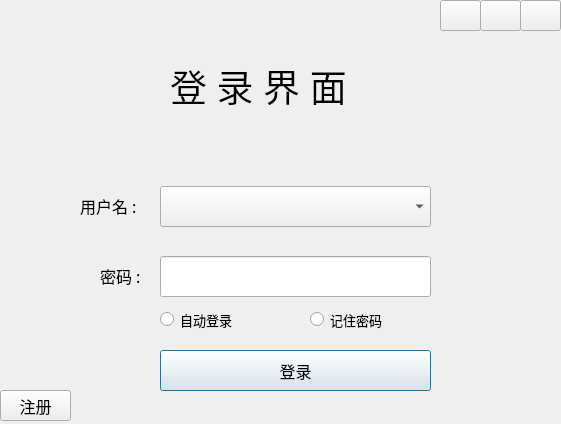
<?xml version="1.0" encoding="UTF-8"?>
<ui version="4.0">
 <class>Dialog</class>
 <widget class="QDialog" name="Dialog">
  <property name="geometry">
   <rect>
    <x>0</x>
    <y>0</y>
    <width>561</width>
    <height>424</height>
   </rect>
  </property>
  <property name="font">
   <font>
    <family>微软雅黑</family>
    <pointsize>12</pointsize>
   </font>
  </property>
  <property name="windowTitle">
   <string>Dialog</string>
  </property>
  <widget class="QLabel" name="label">
   <property name="geometry">
    <rect>
     <x>0</x>
     <y>0</y>
     <width>561</width>
     <height>161</height>
    </rect>
   </property>
   <property name="text">
    <string/>
   </property>
  </widget>
  <widget class="QPushButton" name="Login_in">
   <property name="geometry">
    <rect>
     <x>160</x>
     <y>350</y>
     <width>271</width>
     <height>41</height>
    </rect>
   </property>
   <property name="text">
    <string>登录</string>
   </property>
  </widget>
  <widget class="QPushButton" name="Register">
   <property name="geometry">
    <rect>
     <x>0</x>
     <y>390</y>
     <width>71</width>
     <height>31</height>
    </rect>
   </property>
   <property name="text">
    <string>注册</string>
   </property>
  </widget>
  <widget class="QLineEdit" name="password">
   <property name="geometry">
    <rect>
     <x>160</x>
     <y>256</y>
     <width>271</width>
     <height>41</height>
    </rect>
   </property>
  </widget>
  <widget class="QLabel" name="label_2">
   <property name="geometry">
    <rect>
     <x>80</x>
     <y>195</y>
     <width>71</width>
     <height>21</height>
    </rect>
   </property>
   <property name="text">
    <string>用户名 :</string>
   </property>
  </widget>
  <widget class="QLabel" name="label_3">
   <property name="geometry">
    <rect>
     <x>100</x>
     <y>265</y>
     <width>61</width>
     <height>21</height>
    </rect>
   </property>
   <property name="text">
    <string>密码 :</string>
   </property>
  </widget>
  <widget class="QRadioButton" name="radioButton">
   <property name="geometry">
    <rect>
     <x>160</x>
     <y>310</y>
     <width>115</width>
     <height>19</height>
    </rect>
   </property>
   <property name="font">
    <font>
     <pointsize>10</pointsize>
    </font>
   </property>
   <property name="text">
    <string>自动登录</string>
   </property>
  </widget>
  <widget class="QRadioButton" name="radioButton_2">
   <property name="geometry">
    <rect>
     <x>310</x>
     <y>310</y>
     <width>115</width>
     <height>19</height>
    </rect>
   </property>
   <property name="font">
    <font>
     <pointsize>10</pointsize>
    </font>
   </property>
   <property name="text">
    <string>记住密码</string>
   </property>
  </widget>
  <widget class="QPushButton" name="pushButton_3">
   <property name="geometry">
    <rect>
     <x>480</x>
     <y>0</y>
     <width>41</width>
     <height>31</height>
    </rect>
   </property>
   <property name="text">
    <string/>
   </property>
  </widget>
  <widget class="QPushButton" name="pushButton_4">
   <property name="geometry">
    <rect>
     <x>520</x>
     <y>0</y>
     <width>41</width>
     <height>31</height>
    </rect>
   </property>
   <property name="text">
    <string/>
   </property>
  </widget>
  <widget class="QPushButton" name="pushButton_5">
   <property name="geometry">
    <rect>
     <x>440</x>
     <y>0</y>
     <width>41</width>
     <height>31</height>
    </rect>
   </property>
   <property name="text">
    <string/>
   </property>
  </widget>
  <widget class="QLabel" name="label_4">
   <property name="geometry">
    <rect>
     <x>170</x>
     <y>50</y>
     <width>231</width>
     <height>71</height>
    </rect>
   </property>
   <property name="font">
    <font>
     <pointsize>28</pointsize>
    </font>
   </property>
   <property name="text">
    <string>登 录 界 面</string>
   </property>
  </widget>
  <widget class="QComboBox" name="comboBox">
   <property name="geometry">
    <rect>
     <x>160</x>
     <y>186</y>
     <width>271</width>
     <height>41</height>
    </rect>
   </property>
  </widget>
 </widget>
 <resources/>
 <connections/>
</ui>
